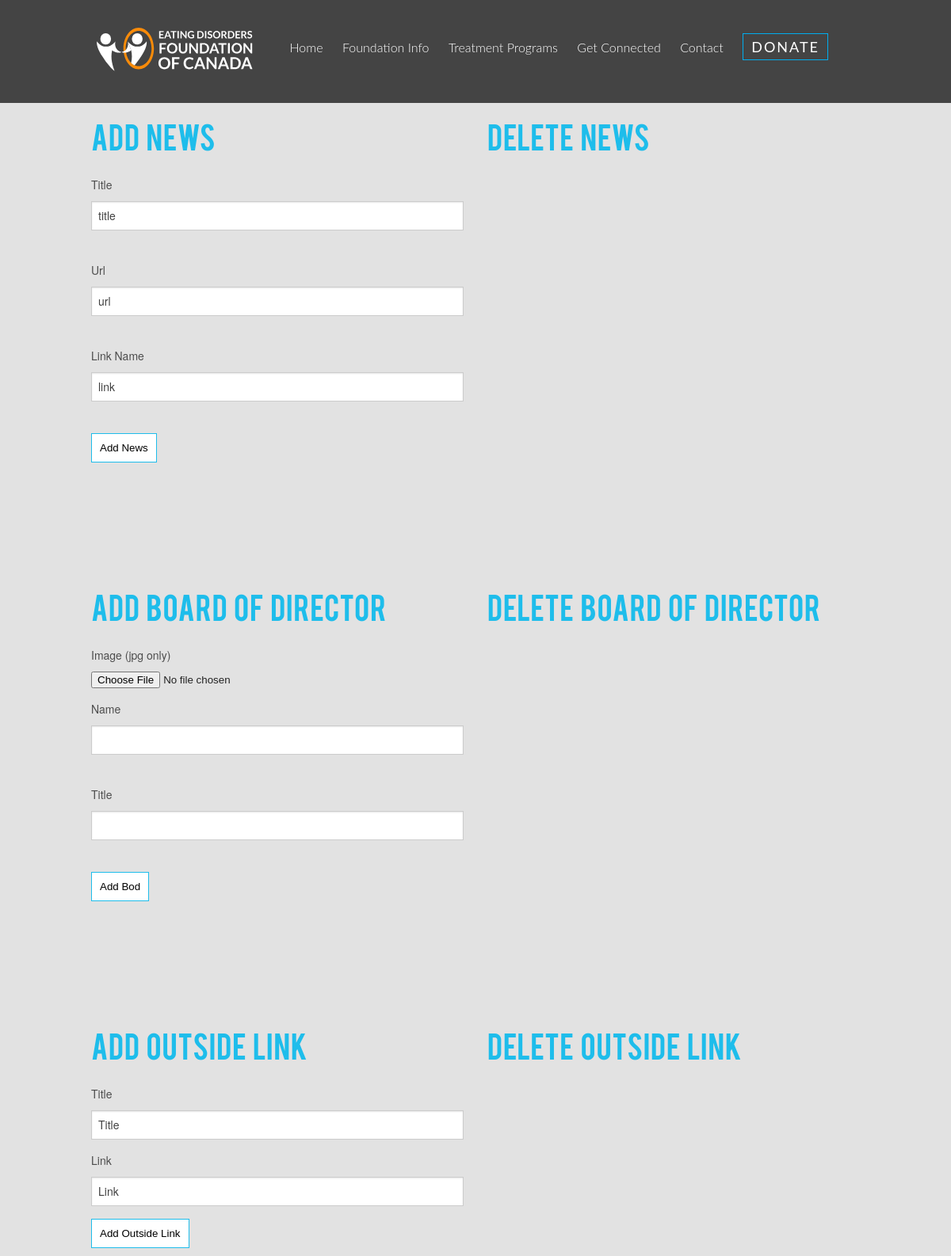
The app's page /admin/admin_editfoundation.php, older data.
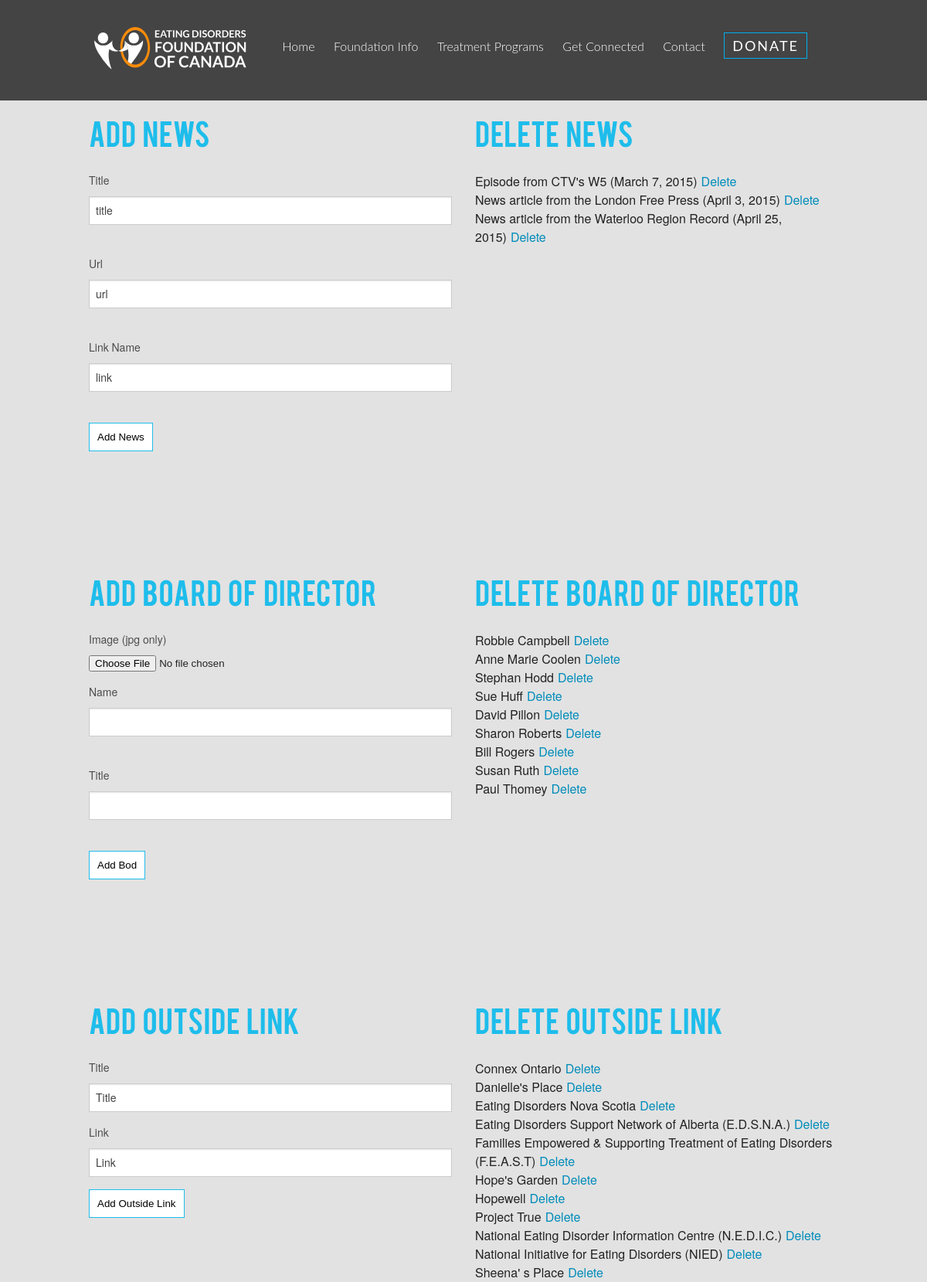
The same page, newer data.
### tables this page shows
CREATE TABLE tbl_news_updates (
  news_updates_id smallint(5) unsigned NOT NULL,
  news_updates_title varchar(300) NOT NULL,
  news_updates_url varchar(300) NOT NULL,
  news_updates_link varchar(300) NOT NULL
);

CREATE TABLE tbl_bod (
  bod_id smallint(4) unsigned NOT NULL,
  bod_img varchar(50) NOT NULL,
  bod_name varchar(100) NOT NULL,
  bod_title varchar(100) NOT NULL
);

CREATE TABLE tbl_oslink (
  oslink_id smallint(4) unsigned NOT NULL,
  oslink_title varchar(200) NOT NULL,
  oslink_url varchar(100) NOT NULL
);

### admin/includes/read.php (called while the page is built, shortened)
<?php
	function getAllNews($tblN, $idN) {
		include('connect.php');
		$newsquery = "SELECT * FROM {$tblN} ORDER BY {$idN} DESC";
		$newsRun = mysqli_query($link, $newsquery);
		if($newsRun){
			return $newsRun;
		}else{
			$error = "there was an error gathering data";
			return $error;
		}
	}
	function getAllbod($tblbod) {
		include('connect.php');
		$bodquery = "SELECT * FROM {$tblbod}";
		$runBod = mysqli_query($link, $bodquery);
		if($runBod){
			return $runBod;
		}else{
			$error = "there was an error gathering data";
			return $error;
		}
	}
	function getAllOS($tblO) {
		include ('connect.php');
		$osquery = "SELECT * FROM {$tblO}";
		$osRun = mysqli_query($link, $osquery);
		if($osRun) {
			return $osRun;
		}else{
			$error = "there was an error gathering data";
			return $error;
		}
	}
?>

### admin/admin_editfoundation.php (the view, shortened to what this page needs)
<?php
$tblN = "tbl_news_updates";
$idN = "news_updates_id";
$news = getAllNews($tblN, $idN);
$tblbod = "tbl_bod";
$bod = getAllbod($tblbod);
$tblO = "tbl_oslink";
$os = getAllOS($tblO);
 ?>
<html>
<head>
	<link href="../css/main.css" rel="stylesheet" type="text/css" media="screen">
 	<link rel="stylesheet" href="../css/foundation.css" />
</head>
<body>
<nav id="navContainer">
<div class="navBg desktop">
	<div class="row">
		<div class="large-12 medium-12 small-12 wideScreen social columns  text-right">
		<a href="index.php"><img class="small-text-center" src="../images/EDFCLogo.svg" width="200"></a>
			<ul>
				<li><a href="../index.php">Home</a></li>
				<li><a href="../foundation.php">Foundation Info </a></li>
				<li><a href="../treatment.php">Treatment Programs</a></li>
				<li><a href="../connected.php">Get Connected </a></li>
				<li><a href="../index.php#contactPage">Contact</a></li>
				<li><a class="navButton" href="donate.php">DONATE</a></li>
			</ul>
		</div>
	</div>
</div>
</nav>
<div class="row">
	<div class="small-12 large-6 columns adminPage paddingHelp">
		<h2>Add News</h2>
			<form action="admin_editfoundation.php" method="post">
				<label>Title</label><br>
				<input type="text" name="title" value="title"><br>
				<label>Url</label><br>
				<input type="text" name="url" value="url"><br>
				<label>Link Name</label><br>
				<input type="text" name="link" value="link"><br>
				<input class="adminBtn" type="submit" name="subNews" value="Add News">
			</form>
	</div>
	<div class="small-12 large-6 columns adminPage paddingHelp">
		<h2>Delete News</h2>
			<?php
				while($row=mysqli_fetch_array($news)) {
					echo "{$row['news_updates_title']}";
					echo "<a class=\"delete\" href=\"includes/caller_news.php?caller_id=delete&id={$row['news_updates_id']}\">Delete</a><br>";
				}
			 ?>
	</div>
</div>
<div class="row">
	<div class="small-12 large-6 columns adminPage paddingHelp">
 		<h2>Add Board of Director</h2>
 			<form action="admin_editfoundation.php" method="post" enctype="multipart/form-data">
				<label>Image (jpg only)</label>
				<input type="file" name="imageB" value=""><br>
				<label>Name</label>
				<input type="text" name="nameB" value=""><br>
				<label>Title</label>
				<input type="text" name="titleB" value=""><br>
				<input  class="adminBtn" type="submit" name="subBod" value="Add Bod">
 			</form>
 	</div>
 	<div class="small-12 large-6 columns adminPage paddingHelp">
		<h2>Delete Board of Director</h2>
			<?php
				while($row=mysqli_fetch_array($bod)) {
					echo "{$row['bod_name']}";
					echo "<a class=\"delete\" href=\"includes/caller_bod.php?caller_id=delete&id={$row['bod_id']}\">Delete</a><br>";
				}
			 ?>
	</div>
</div>
<div class="row">
	<div class="small-12 large-6 columns adminPage paddingHelp">
 		<h2>Add Outside Link</h2>
			 <form action="admin_editfoundation.php" method="post">
			 	<label>Title</label>
			 	<input type="text" name="nameO" value="Title">
			  	<label>Link</label>
			 	<input type="text" name="linkO" value="Link">
			 	<input class="adminBtn" type="submit" name="subOs" value="Add Outside Link">
			 </form>
	</div>
	<div class="small-12 large-6 columns adminPage paddingHelp">
 		<h2>Delete Outside Link</h2>
			<?php
				while($row=mysqli_fetch_array($os)) {
					echo "{$row['oslink_title']}";
					echo "<a class=\"delete\" href=\"includes/caller_linkos.php?caller_id=delete&id={$row['oslink_id']}\">Delete</a><br>";
				}
			 ?>
	</div>
</div>
</body>
</html>

Row changes from the older to the newer data that the page shows:
added tbl_news_updates: news_updates_title "Episode from CTV's W5 (March 7, 2015)"
added tbl_news_updates: news_updates_title "News article from the London Free Press (April 3, 2015)"
added tbl_news_updates: news_updates_title "News article from the Waterloo Region Record (April 25, 2015)"
added tbl_bod: bod_name "Robbie Campbell"
added tbl_bod: bod_name "Anne Marie Coolen"
added tbl_bod: bod_name "Stephan Hodd"
added tbl_bod: bod_name "Sue Huff"
added tbl_bod: bod_name "David Pillon"
added tbl_bod: bod_name "Sharon Roberts"
added tbl_bod: bod_name "Bill Rogers"
added tbl_bod: bod_name "Susan Ruth"
added tbl_bod: bod_name "Paul Thomey"
added tbl_oslink: oslink_title "Connex Ontario"
added tbl_oslink: oslink_title "Danielle's Place"
added tbl_oslink: oslink_title "Eating Disorders Nova Scotia"
added tbl_oslink: oslink_title "Eating Disorders Support Network of Alberta (E.D.S.N.A.)"
added tbl_oslink: oslink_title "Families Empowered & Supporting Treatment of Eating Disorders (F.E.A.S.T)"
added tbl_oslink: oslink_title "Hope's Garden"
added tbl_oslink: oslink_title "Hopewell"
added tbl_oslink: oslink_title "Project True"
added tbl_oslink: oslink_title "National Eating Disorder Information Centre (N.E.D.I.C.)"
added tbl_oslink: oslink_title "National Initiative for Eating Disorders (NIED)"
added tbl_oslink: oslink_title "Sheena' s Place"
